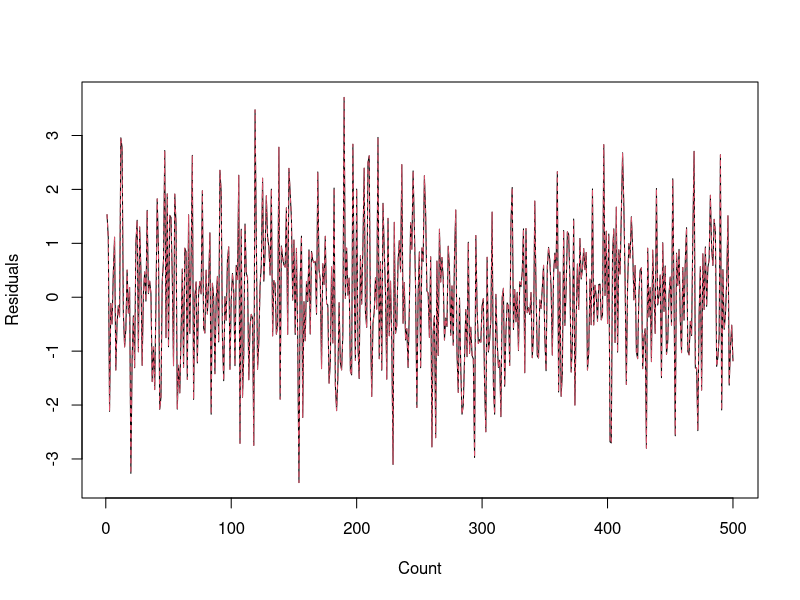

This figure's R source:
## ---- chunk 1
Linear.Model.Data <- read.csv(file="Week1_Homework_Project_Data.csv",header=TRUE,sep=",")
head(Linear.Model.Data)
## ---- chunk 2
Linear.Model.Data.lm<-lm(Output~Input1+Input2+Input3,data=Linear.Model.Data)
summary(Linear.Model.Data.lm)
## ---- chunk 3
Returned.from.glm<-glm(Output~Input1+Input2+Input3,family=gaussian(link="identity"),data=Linear.Model.Data)
names(Returned.from.glm)
## ---- chunk 4
coefficients(Linear.Model.Data.lm)
## ---- chunk 5
matplot(1:length(Linear.Model.Data[,1]),cbind(Linear.Model.Data.lm$residuals,Returned.from.glm$residuals),type="l",ylab="Residuals",xlab="Count")
## ---- chunk 6
any(abs(Linear.Model.Data.lm$residuals-Returned.from.glm$residuals)>.00000000001)
## ---- chunk 7
all.equal(fitted.values(Linear.Model.Data.lm), fitted.values(Returned.from.glm))
## ---- chunk 8
all.equal(Linear.Model.Data.lm$fitted.values, Returned.from.glm$linear.predictors)
## ---- chunk 9
# use deviance()
linear.model.sse <- sum(Linear.Model.Data.lm$residuals^2)
all.equal(linear.model.sse, deviance(Returned.from.glm))
## ---- chunk 10
# use manual calculation of deviance


# we need a gaussian log likelihood function -- after we estimate, we can find the log likelihood function only from the residuals
LL.Normal <- function(residuals){
  n<-length(residuals)
  sigma.sq <- sd(residuals)^2
  #sigma.sq <- mean(residuals^2)
  term.1 <- -(n/2)* log(2*pi*sigma.sq)
  term.2 <- -(1/(2*sigma.sq))*(sum((residuals)^2))
  
  LL <- term.1 + term.2
  return(LL)
}

calc.deviance<- function(glmfit){
  
  # the estaimation of variance of the Normal distribution underlying the sample is the same as the variance of the residuals
  
  # even for the saturated model, we can still estimate the variance of the y's with the residuals of the errors of the glm -- with the saturate model we estimate perfectly the ys, so the sd of the residuals will be zero, but, the sd of the estimates in that case will equal the sd of the residuals in the non-saturated case
  
  sigma.sq <- var(glmfit$residuals)
  n <- length(glmfit$residuals)

  # the saturated models residuals are all zeros, so we can simlify the log-likelihood function to the following:
  saturated <- -(n/2) * log(2*pi*sigma.sq)
  
  estimated <- LL.Normal(glmfit$residuals)
  dev <- 2*sigma.sq*(saturated - estimated)
  return(dev)
}

all.equal(linear.model.sse, calc.deviance(Linear.Model.Data.lm))
all.equal(linear.model.sse, calc.deviance(Returned.from.glm))
## ---- chunk 11
all.equal(AIC(Linear.Model.Data.lm), AIC(Returned.from.glm))
## ---- chunk 12
calc.AIC<- function(fit){
  # find the p -- number of paramters
  p<-length(fit$coefficients)
  
  aic <- -2 * LL.Normal(fit$residuals) + (2*p)

  return(aic)
}

all.equal(AIC(Returned.from.glm), calc.AIC(Linear.Model.Data.lm))
## ---- chunk 13
all.equal(Returned.from.glm$y, Linear.Model.Data[,1], check.attributes = FALSE)
## ---- chunk 14
# first we fit a null model
null.model <- lm(Output~1, data=Linear.Model.Data)
calc.deviance(null.model)
Returned.from.glm$null.deviance
all.equal(calc.deviance(null.model), Returned.from.glm$null.deviance)
## ---- chunk 15
summary(Returned.from.glm)
sum(Linear.Model.Data.lm$residuals^2) / Linear.Model.Data.lm$df.residual
